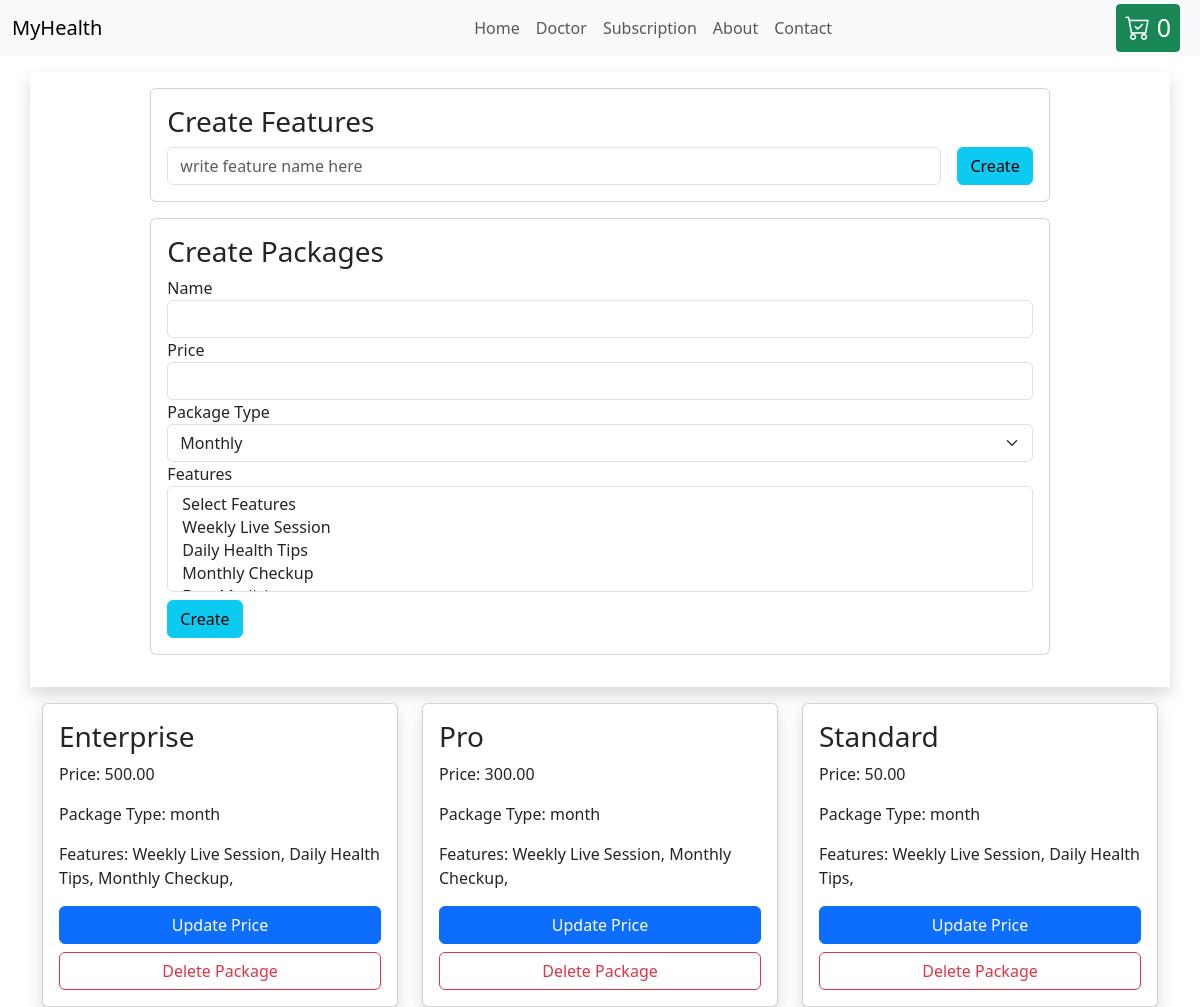
The page /subscriptions/ (signed in) on the database as committed earlier.
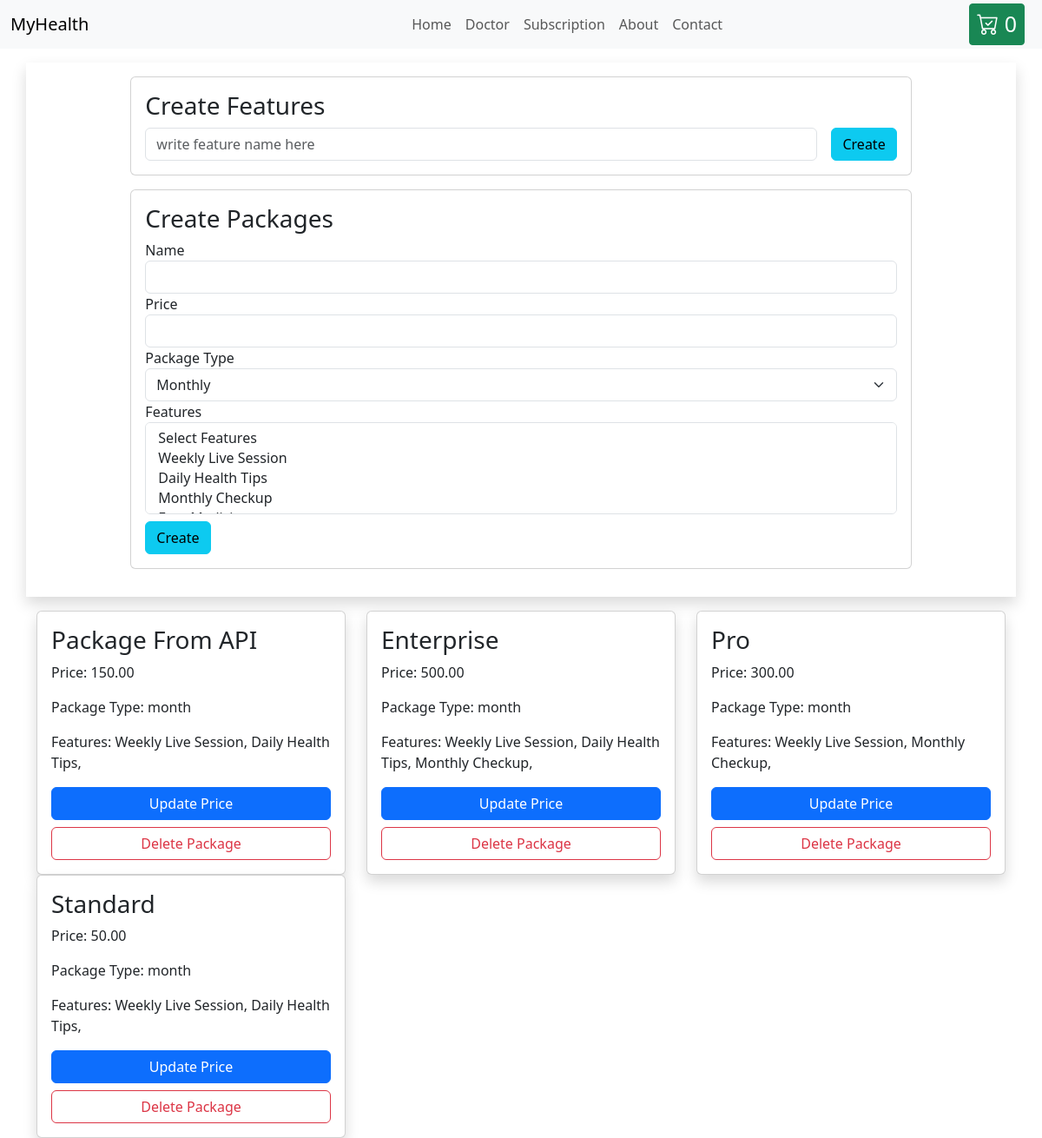
The same page on the database as committed later.
### subscriptions/models.py (models this page shows, shortened)
class Packages(models.Model):
    features = models.ManyToManyField(Features, related_name="package_features")
    name = models.CharField(max_length=255)
    description = models.TextField(blank=True, null=True)
    price = models.DecimalField(max_digits=10, decimal_places=2, default=0)
    package_type = models.CharField(max_length=10, choices=PACKAGE_TYPES, default='month')
    stripe_product_id = models.CharField(max_length=100, blank=True)
    stripe_price_id = models.CharField(max_length=100, blank=True)
    is_active = models.BooleanField(default=True)
    created_at = models.DateTimeField(default=timezone.now)
    updated_at = models.DateTimeField(auto_now=True)

class Features(models.Model):
    name = models.CharField(max_length=255)
    description = models.TextField(blank=True, null=True)
    is_active = models.BooleanField(default=True)
    created_at = models.DateTimeField(default=timezone.now)
    updated_at = models.DateTimeField(auto_now=True)

### subscriptions/views.py (the view)
# urls.py: path('', views.subscriptoin, name='subscriptions'),
def subscriptoin(request):
    features = Features.objects.all()
    packages = Packages.objects.all().order_by('-created_at')
    context = {
        'features': features,
        'packages': packages
    }
    return render(request, 'subscriptions/subscriptions.html',context)

### products/context_processors.py (called while the page is built)
def cart_item_count(request):
    cart_item_count = CartItem.objects.filter(cart__user=request.user).count()
    return {'cart_item_count': cart_item_count}

### templates/subscriptions/subscriptions.html (shortened to what this page needs)
{% extends 'base.html' %}
{% load static %}
{% block content %}
{% include  'include/nav.html' %}
<div class="container">
    <div class="row my-3 shadow p-3">
        <div class="col-10 mx-auto">
            <div class="card p-3">
                <div class="features">
                    <h3>Create Features</h3>
                    <form action="{% url 'create-features' %}" method="post">
                        <div class="form-group d-flex gap-3">
                            <input type="text" name="f_name" placeholder="write feature name here" id="" class="form-control">
                            <button type="submit" class="btn btn-info">Create</button>
                        </div>
                    </form>
                </div>
            </div>
            <div class="card p-3 my-3">
                <h3>Create Packages</h3>
                <form action="{% url 'create-packages' %}" method="post">
                    <div class="form-group">
                        <label for="">Name</label>
                        <input type="text" name="p_name" id="" class="form-control">
                    </div>
                    <div class="form-group">
                        <label for="">Price</label>
                        <input type="number" name="p_price" id="" class="form-control">
                    </div>
                    <div class="from-group">
                        <label for="">Package Type</label>
                        <select name="p_type" id="" class="form-select">
                            <option value="month" selected>Monthly</option>
                        </select>
                    </div>
                    <div class="form-group">
                        <label for="">Features</label>
                        <select name="features" multiple id="" class="form-select">
                            <option value="">Select Features</option>
                            {% for feature in features %}
                            <option value="{{feature.id}}">{{feature.name}}</option>
                            {% endfor %}
                        </select>
                    </div>
                    <button type="submit" class="btn btn-info mt-2">Create</button>
                </form>
            </div>
        </div>
    </div>
    <div class="row">
        {% for pkg in packages %}
        <div class="col-4">
            <div class="card shadow p-3">
                <h3>{{pkg.name}}</h3>
                <p>Price: {{pkg.price}}</p>
                <p>Package Type: {{pkg.package_type}}</p>
                <p>Features:
                    {% for feature in pkg.features.all %}
                    {{feature.name}},
                    {% endfor %}
                </p>
                <button type="button" class="btn btn-primary" data-bs-toggle="modal" data-bs-target="#staticBackdrop-{{pkg.id}}">
                    Update Price
                </button>
                <a href="{% url 'delete-package' pkg.id %}" class="btn btn-outline-danger mt-2">Delete Package</a>
            </div>
        </div>
        {% endfor %}
    </div>
</div>
{% endblock %}

Rows that differ between the two databases and show on the page:
added Packages: name "Package From API", price "150.00", package_type "month", Features (name "Weekly Live Session"), Features (name "Daily Health Tips")
